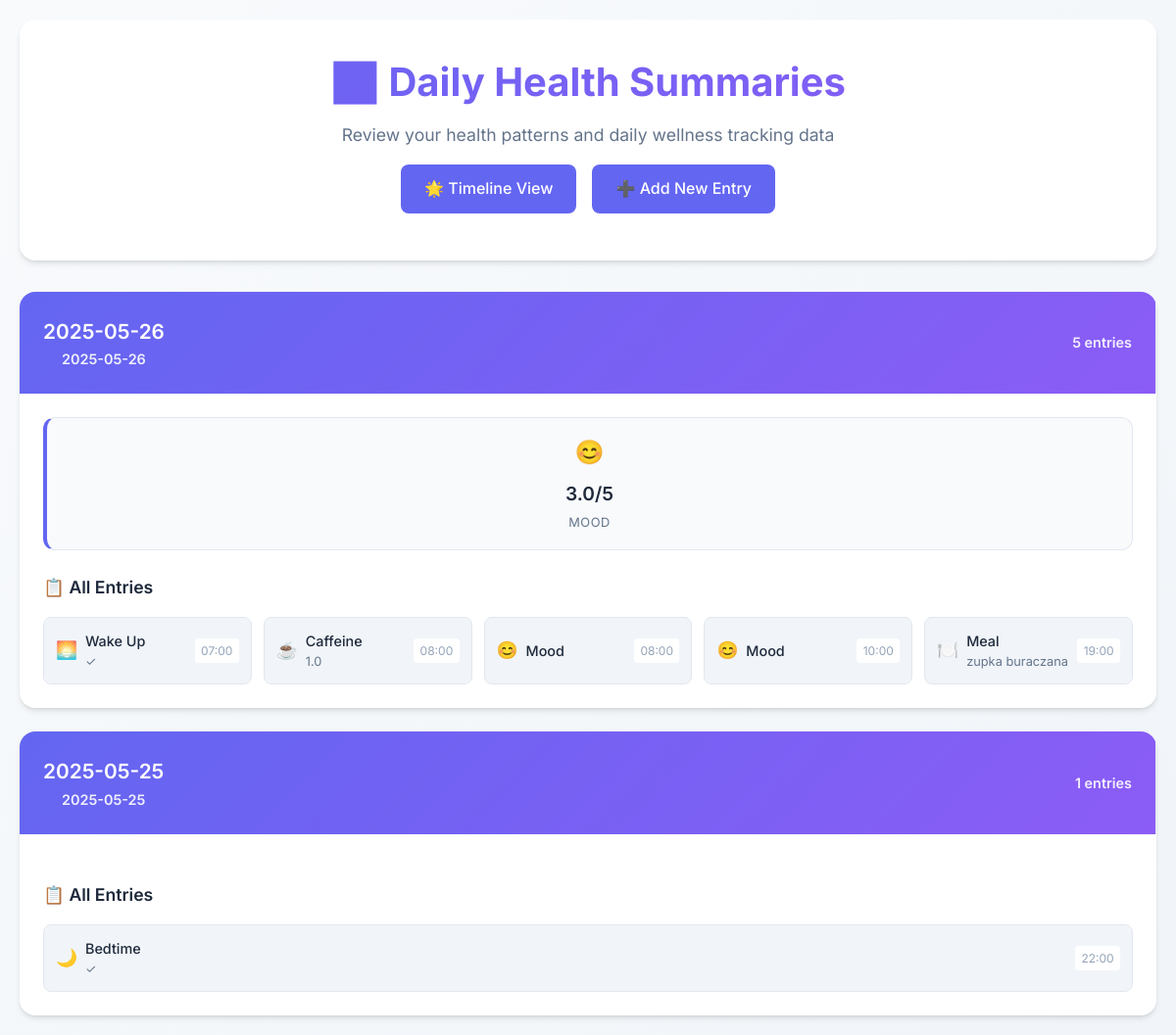
The page /entries on the database its author committed.
### tables this page shows
CREATE TABLE timeline_entries (
            id INTEGER PRIMARY KEY AUTOINCREMENT,
            datetime TEXT NOT NULL,
            entry_type TEXT NOT NULL,
            numeric_value REAL,
            text_value TEXT,
            notes TEXT,
            created_at TEXT DEFAULT CURRENT_TIMESTAMP,
            UNIQUE(datetime, entry_type)
        );

CREATE TABLE entry_types (
            type_name TEXT PRIMARY KEY,
            display_name TEXT NOT NULL,
            emoji TEXT,
            value_type TEXT NOT NULL, -- 'numeric', 'text', 'boolean'
            min_value REAL,
            max_value REAL,
            default_value TEXT,
            description TEXT
        );

### app/app.py (the view)
@app.route('/entries')
def view_entries():
    today = date.today()
    start_date = today - timedelta(days=30)
    entries = database.get_timeline_data(start_date.isoformat(), today.isoformat())
    daily_summaries = {}
    for entry in entries:
        entry_datetime = datetime.fromisoformat(entry['datetime'])
        date_key = entry_datetime.date().isoformat()
        if date_key not in daily_summaries:
            daily_summaries[date_key] = {
                'date': date_key,
                'entries': [],
                'mood': None,
                'energy': None,
                'sleep_quality': None,
                'notes': []
            }
        daily_summaries[date_key]['entries'].append(entry)
        if entry['entry_type'] == 'mood' and entry['numeric_value']:
            daily_summaries[date_key]['mood'] = entry['numeric_value']
        elif entry['entry_type'] == 'energy' and entry['numeric_value']:
            daily_summaries[date_key]['energy'] = entry['numeric_value']
        elif entry['entry_type'] == 'sleep_quality' and entry['numeric_value']:
            daily_summaries[date_key]['sleep_quality'] = entry['numeric_value']
        elif entry['notes']:
            daily_summaries[date_key]['notes'].append(entry['notes'])
    summaries_list = list(daily_summaries.values())
    summaries_list.sort(key=lambda x: x['date'], reverse=True)
    return render_template('entries.html', entries=summaries_list)

### app/database.py (called while the page is built)
def get_db_connection():
    conn = sqlite3.connect(DB_PATH)
    conn.row_factory = sqlite3.Row  # Return rows as dictionaries
    return conn

def get_timeline_data(start_date, end_date):
    conn = get_db_connection()
    cursor = conn.cursor()
    cursor.execute('''
        SELECT te.datetime, te.entry_type, te.numeric_value, te.text_value, te.notes,
               et.display_name, et.emoji, et.value_type
        FROM timeline_entries te
        JOIN entry_types et ON te.entry_type = et.type_name
        WHERE date(te.datetime) BETWEEN ? AND ?
        ORDER BY te.datetime ASC
    ''', (start_date, end_date))
    entries = cursor.fetchall()
    conn.close()
    return entries

### app/templates/entries.html (shortened to what this page needs)
<!doctype html>
<html lang="en">
  <head>
    <link
      rel="stylesheet"
      href="{{ url_for('static', filename='style.css') }}"
    />
  </head>
  <body>
    <div class="container">
      <div class="header">
        <h1>📊 Daily Health Summaries</h1>
        <p>Review your health patterns and daily wellness tracking data</p>
        <div class="nav-buttons">
          <a href="{{ url_for('timeline') }}" class="nav-btn">🌟 Timeline View</a>
          <a href="{{ url_for('timeline') }}" class="nav-btn">➕ Add New Entry</a>
        </div>
      </div>
      <div class="entries-container">
        {% if entries %}
          {% for entry in entries %}
          <div class="day-card">
            <div class="day-header">
              <div>
                <div class="day-title">
                  {{ entry.date }}
                </div>
                <div class="day-date">{{ entry.date }}</div>
              </div>
              <div class="day-date">
                {{ entry.entries | length }} entries
              </div>
            </div>
            <div class="day-content">
              {% if entry.mood or entry.energy or entry.sleep_quality %}
              <div class="metrics-grid">
                {% if entry.mood %}
                <div class="metric-card {{ 'excellent' if entry.mood >= 4 else 'good' if entry.mood >= 3 else 'average' if entry.mood >= 2 else 'poor' }}">
                  <span class="metric-emoji">😊</span>
                  <div class="metric-value">{{ entry.mood }}/5</div>
                  <div class="metric-label">Mood</div>
                </div>
                {% endif %}
              </div>
              {% endif %}
              {% if entry.entries %}
              <div class="entries-section">
                <h4 class="section-title">
                  📋 All Entries
                </h4>
                <div class="entries-grid">
                  {% for timeline_entry in entry.entries %}
                  <div class="entry-item">
                    <span class="entry-emoji">{{ timeline_entry['emoji'] }}</span>
                    <div class="entry-details">
                      <div class="entry-name">{{ timeline_entry['display_name'] }}</div>
                      <div class="entry-value">
                        {% if timeline_entry['value_type'] == 'numeric' and timeline_entry['numeric_value'] %}
                          {{ timeline_entry['numeric_value'] }}
                        {% elif timeline_entry['value_type'] == 'text' and timeline_entry['text_value'] %}
                          {{ timeline_entry['text_value'] }}
                        {% elif timeline_entry['value_type'] == 'boolean' %}
                          ✓
                        {% endif %}
                      </div>
                    </div>
                    <div class="entry-time">
                      {% set entry_time = timeline_entry['datetime'].split(' ')[1][:5] %}
                      {{ entry_time }}
                    </div>
                  </div>
                  {% endfor %}
                </div>
              </div>
              {% endif %}
            </div>
          </div>
          {% endfor %}
        {% endif %}
      </div>
    </div>
  </body>
</html>

### app/static/style.css (style rules this page uses)
:root { --primary-color: #6366f1; --secondary-color: #8b5cf6; --accent-color: #06b6d4; --success-color: #10b981; --warning-color: #f59e0b; --error-color: #ef4444; --bg-primary: #ffffff; --bg-secondary: #f8fafc; --bg-tertiary: #f1f5f9; --text-primary: #1e293b; --text-secondary: #64748b; --text-tertiary: #94a3b8; --border-color: #e2e8f0; --shadow-sm: 0 1px 2px 0 rgb(0 0 0 / 0.05); --shadow-md: 0 4px 6px -1px rgb(0 0 0 / 0.1), 0 2px 4px -2px rgb(0 0 0 / 0.1); --shadow-lg: 0 10px 15px -3px rgb(0 0 0 / 0.1), 0 4px 6px -4px rgb(0 0 0 / 0.1); --shadow-xl: 0 20px 25px -5px rgb(0 0 0 / 0.1), 0 8px 10px -6px rgb(0 0 0 / 0.1); --radius-sm: 6px; --radius-md: 8px; --radius-lg: 12px; --radius-xl: 16px; }
* { margin: 0; padding: 0; box-sizing: border-box; }
body { font-family: 'Inter', -apple-system, BlinkMacSystemFont, 'Segoe UI', Roboto, sans-serif; background: linear-gradient(135deg, var(--bg-secondary) 0%, var(--bg-tertiary) 100%); color: var(--text-primary); line-height: 1.6; min-height: 100vh; }
.container { max-width: 1200px; margin: 0 auto; padding: 20px; }
.header { text-align: center; margin-bottom: 2rem; padding: 2rem 0; background: var(--bg-primary); border-radius: var(--radius-xl); box-shadow: var(--shadow-md); }
.header h1 { font-size: 2.5rem; font-weight: 700; margin-bottom: 0.5rem; background: linear-gradient(135deg, var(--primary-color), var(--secondary-color)); -webkit-background-clip: text; -webkit-text-fill-color: transparent; background-clip: text; }
.header p { color: var(--text-secondary); font-size: 1.1rem; max-width: 600px; margin: 0 auto; }
nav a, .nav-btn { padding: 0.75rem 1.5rem; background: var(--primary-color); color: white; text-decoration: none; border-radius: var(--radius-md); font-weight: 500; transition: all 0.2s ease; border: none; cursor: pointer; font-size: 1rem; display: inline-flex; align-items: center; gap: 0.5rem; }
.nav-buttons { display: flex; justify-content: center; gap: 1rem; margin: 1rem 0; flex-wrap: wrap; }
.day-header { min-width: 200px; padding: 1rem; text-align: center; border-right: 1px solid var(--border-color); font-weight: 600; background: var(--bg-primary); }
.entries-container { display: grid; gap: 1.5rem; }
.day-card { background: var(--bg-primary); border-radius: var(--radius-xl); box-shadow: var(--shadow-md); overflow: hidden; transition: all 0.3s ease; }
.day-header { padding: 1.5rem; background: linear-gradient(135deg, var(--primary-color), var(--secondary-color)); color: white; display: flex; justify-content: space-between; align-items: center; }
.day-title { font-size: 1.3rem; font-weight: 600; }
.day-date { font-size: 0.9rem; opacity: 0.9; }
.day-content { padding: 1.5rem; }
.metrics-grid { display: grid; grid-template-columns: repeat(auto-fit, minmax(120px, 1fr)); gap: 1rem; margin-bottom: 1.5rem; }
.metric-card { text-align: center; padding: 1rem; background: var(--bg-secondary); border-radius: var(--radius-lg); border: 1px solid var(--border-color); transition: all 0.2s ease; }
.metric-emoji { font-size: 1.5rem; margin-bottom: 0.5rem; display: block; }
.metric-value { font-size: 1.2rem; font-weight: 600; color: var(--text-primary); margin-bottom: 0.25rem; }
.metric-label { font-size: 0.8rem; color: var(--text-secondary); text-transform: uppercase; letter-spacing: 0.5px; }
.metric-card.good { border-left: 4px solid var(--primary-color); }
.entries-section { margin-top: 1.5rem; }
.section-title { font-size: 1.1rem; font-weight: 600; margin-bottom: 1rem; color: var(--text-primary); display: flex; align-items: center; gap: 0.5rem; }
.entries-grid { display: grid; grid-template-columns: repeat(auto-fit, minmax(200px, 1fr)); gap: 0.75rem; }
.entry-item { padding: 0.75rem; background: var(--bg-tertiary); border-radius: var(--radius-md); border: 1px solid var(--border-color); display: flex; align-items: center; gap: 0.5rem; transition: all 0.2s ease; }
.entry-emoji { font-size: 1.1rem; }
.entry-details { flex: 1; }
.entry-name { font-weight: 500; font-size: 0.9rem; color: var(--text-primary); }
.entry-value { font-size: 0.8rem; color: var(--text-secondary); }
.entry-time { font-size: 0.75rem; color: var(--text-tertiary); padding: 0.2rem 0.4rem; background: var(--bg-primary); border-radius: 4px; }

### rows shown on the page
timeline_entries: date "2025-05-26", entries|length "5", mood "3.0", emoji "😊", display_name "Mood", entry_time "10:00"
timeline_entries: emoji "🌅", display_name "Wake Up", entry_time "07:00"
timeline_entries: emoji "☕", display_name "Caffeine", numeric_value "1.0", entry_time "08:00"
timeline_entries: emoji "😊", display_name "Mood", entry_time "08:00"
timeline_entries: emoji "🍽️", display_name "Meal", text_value "zupka buraczana", entry_time "19:00"
timeline_entries: emoji "🌙", display_name "Bedtime", entry_time "22:00"

### other values the page prints
{{ entry.date }} "2025-05-25"
{{ entry.entries | length }} "1"
